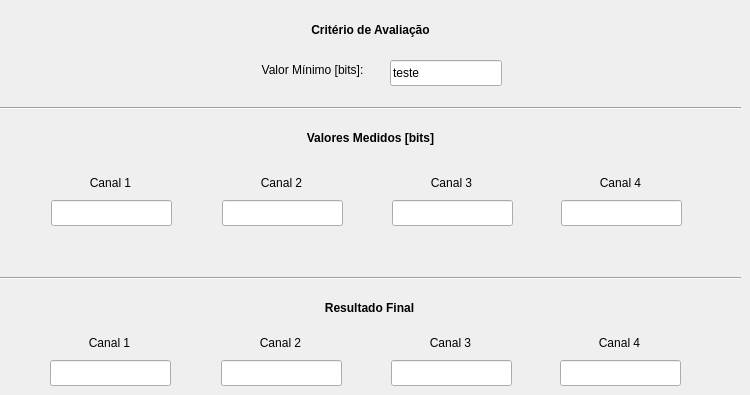
   <widget class="QWidget" name="Tab_ENOB">
    <attribute name="title">
     <string>ENOB</string>
    </attribute>
    <widget class="QLabel" name="label_38">
     <property name="geometry">
      <rect>
       <x>0</x>
       <y>20</y>
       <width>741</width>
       <height>20</height>
      </rect>
     </property>
     <property name="text">
      <string>&lt;html&gt;&lt;head/&gt;&lt;body&gt;&lt;p align=&quot;center&quot;&gt;&lt;span style=&quot; font-weight:600;&quot;&gt;Critério de Avaliação&lt;/span&gt;&lt;/p&gt;&lt;/body&gt;&lt;/html&gt;</string>
     </property>
    </widget>
    <widget class="QLabel" name="label_39">
     <property name="geometry">
      <rect>
       <x>252</x>
       <y>60</y>
       <width>121</width>
       <height>21</height>
      </rect>
     </property>
     <property name="text">
      <string>&lt;html&gt;&lt;head/&gt;&lt;body&gt;&lt;p align=&quot;center&quot;&gt;Valor Mínimo [bits]:&lt;/p&gt;&lt;/body&gt;&lt;/html&gt;</string>
     </property>
    </widget>
    <widget class="QLineEdit" name="ENOB_CRITERIO">
     <property name="geometry">
      <rect>
       <x>390</x>
       <y>60</y>
       <width>112</width>
       <height>26</height>
      </rect>
     </property>
     <property name="text">
      <string>teste</string>
     </property>
    </widget>
    <widget class="Line" name="line_5">
     <property name="geometry">
      <rect>
       <x>0</x>
       <y>100</y>
       <width>741</width>
       <height>16</height>
      </rect>
     </property>
     <property name="orientation">
      <enum>Qt::Horizontal</enum>
     </property>
    </widget>
    <widget class="QLabel" name="label_40">
     <property name="geometry">
      <rect>
       <x>0</x>
       <y>130</y>
       <width>741</width>
       <height>16</height>
      </rect>
     </property>
     <property name="text">
      <string>&lt;html&gt;&lt;head/&gt;&lt;body&gt;&lt;p align=&quot;center&quot;&gt;&lt;span style=&quot; font-weight:600;&quot;&gt;Valores Medidos [bits]&lt;/span&gt;&lt;/p&gt;&lt;/body&gt;&lt;/html&gt;</string>
     </property>
    </widget>
    <widget class="QLabel" name="label_41">
     <property name="geometry">
      <rect>
       <x>50</x>
       <y>170</y>
       <width>121</width>
       <height>26</height>
      </rect>
     </property>
     <property name="text">
      <string>&lt;html&gt;&lt;head/&gt;&lt;body&gt;&lt;p align=&quot;center&quot;&gt;Canal 1&lt;/p&gt;&lt;/body&gt;&lt;/html&gt;</string>
     </property>
    </widget>
    <widget class="QLineEdit" name="ENOB_VALOR_MEDIDO_CH1">
     <property name="geometry">
      <rect>
       <x>51</x>
       <y>200</y>
       <width>121</width>
       <height>26</height>
      </rect>
     </property>
    </widget>
    <widget class="QLineEdit" name="ENOB_VALOR_MEDIDO_CH2">
     <property name="geometry">
      <rect>
       <x>222</x>
       <y>200</y>
       <width>121</width>
       <height>26</height>
      </rect>
     </property>
    </widget>
    <widget class="QLabel" name="label_42">
     <property name="geometry">
      <rect>
       <x>221</x>
       <y>170</y>
       <width>121</width>
       <height>26</height>
      </rect>
     </property>
     <property name="text">
      <string>&lt;html&gt;&lt;head/&gt;&lt;body&gt;&lt;p align=&quot;center&quot;&gt;Canal 2&lt;/p&gt;&lt;/body&gt;&lt;/html&gt;</string>
     </property>
    </widget>
    <widget class="QLineEdit" name="ENOB_VALOR_MEDIDO_CH3">
     <property name="geometry">
      <rect>
       <x>392</x>
       <y>200</y>
       <width>121</width>
       <height>26</height>
      </rect>
     </property>
    </widget>
    <widget class="QLabel" name="label_43">
     <property name="geometry">
      <rect>
       <x>391</x>
       <y>170</y>
       <width>121</width>
       <height>26</height>
      </rect>
     </property>
     <property name="text">
      <string>&lt;html&gt;&lt;head/&gt;&lt;body&gt;&lt;p align=&quot;center&quot;&gt;Canal 3&lt;/p&gt;&lt;/body&gt;&lt;/html&gt;</string>
     </property>
    </widget>
    <widget class="QLineEdit" name="ENOB_VALOR_MEDIDO_CH4">
     <property name="geometry">
      <rect>
       <x>561</x>
       <y>200</y>
       <width>121</width>
       <height>26</height>
      </rect>
     </property>
    </widget>
    <widget class="QLabel" name="label_44">
     <property name="geometry">
      <rect>
       <x>560</x>
       <y>170</y>
       <width>121</width>
       <height>26</height>
      </rect>
     </property>
     <property name="text">
      <string>&lt;html&gt;&lt;head/&gt;&lt;body&gt;&lt;p align=&quot;center&quot;&gt;Canal 4&lt;/p&gt;&lt;/body&gt;&lt;/html&gt;</string>
     </property>
    </widget>
    <widget class="QLineEdit" name="ENOB_RESULT_CH3">
     <property name="geometry">
      <rect>
       <x>391</x>
       <y>360</y>
       <width>121</width>
       <height>26</height>
      </rect>
     </property>
    </widget>
    <widget class="QLabel" name="label_45">
     <property name="geometry">
      <rect>
       <x>559</x>
       <y>330</y>
       <width>121</width>
       <height>26</height>
      </rect>
     </property>
     <property name="text">
      <string>&lt;html&gt;&lt;head/&gt;&lt;body&gt;&lt;p align=&quot;center&quot;&gt;Canal 4&lt;/p&gt;&lt;/body&gt;&lt;/html&gt;</string>
     </property>
    </widget>
    <widget class="QLineEdit" name="ENOB_RESULT_CH4">
     <property name="geometry">
      <rect>
       <x>560</x>
       <y>360</y>
       <width>121</width>
       <height>26</height>
      </rect>
     </property>
    </widget>
    <widget class="QLabel" name="label_46">
     <property name="geometry">
      <rect>
       <x>-1</x>
       <y>300</y>
       <width>741</width>
       <height>16</height>
      </rect>
     </property>
     <property name="text">
      <string>&lt;html&gt;&lt;head/&gt;&lt;body&gt;&lt;p align=&quot;center&quot;&gt;&lt;span style=&quot; font-weight:600;&quot;&gt;Resultado Final&lt;/span&gt;&lt;/p&gt;&lt;/body&gt;&lt;/html&gt;</string>
     </property>
    </widget>
    <widget class="QLineEdit" name="ENOB_RESULT_CH1">
     <property name="geometry">
      <rect>
       <x>50</x>
       <y>360</y>
       <width>121</width>
       <height>26</height>
      </rect>
     </property>
    </widget>
    <widget class="QLabel" name="label_47">
     <property name="geometry">
      <rect>
       <x>49</x>
       <y>330</y>
       <width>121</width>
       <height>26</height>
      </rect>
     </property>
     <property name="text">
      <string>&lt;html&gt;&lt;head/&gt;&lt;body&gt;&lt;p align=&quot;center&quot;&gt;Canal 1&lt;/p&gt;&lt;/body&gt;&lt;/html&gt;</string>
     </property>
    </widget>
    <widget class="Line" name="line_6">
     <property name="geometry">
      <rect>
       <x>0</x>
       <y>270</y>
       <width>741</width>
       <height>16</height>
      </rect>
     </property>
     <property name="orientation">
      <enum>Qt::Horizontal</enum>
     </property>
    </widget>
    <widget class="QLabel" name="label_48">
     <property name="geometry">
      <rect>
       <x>390</x>
       <y>330</y>
       <width>121</width>
       <height>26</height>
      </rect>
     </property>
     <property name="text">
      <string>&lt;html&gt;&lt;head/&gt;&lt;body&gt;&lt;p align=&quot;center&quot;&gt;Canal 3&lt;/p&gt;&lt;/body&gt;&lt;/html&gt;</string>
     </property>
    </widget>
    <widget class="QLineEdit" name="ENOB_RESULT_CH2">
     <property name="geometry">
      <rect>
       <x>221</x>
       <y>360</y>
       <width>121</width>
       <height>26</height>
      </rect>
     </property>
    </widget>
    <widget class="QLabel" name="label_49">
     <property name="geometry">
      <rect>
       <x>220</x>
       <y>330</y>
       <width>121</width>
       <height>26</height>
      </rect>
     </property>
     <property name="text">
      <string>&lt;html&gt;&lt;head/&gt;&lt;body&gt;&lt;p align=&quot;center&quot;&gt;Canal 2&lt;/p&gt;&lt;/body&gt;&lt;/html&gt;</string>
     </property>
    </widget>
   </widget>
